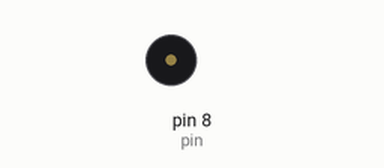
Simulated run of this sketch. Board: Arduino Uno, built with avr-gcc and run on an emulated ATmega328P. On the bench: buzzer (waves = sounding).

Above: at 2.5 s.
At 7.45 s:
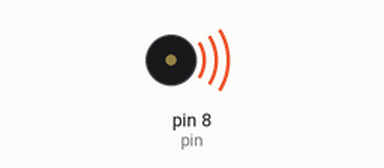
Timing chart, 0 to 7.8 s (numbered marks = the images above):
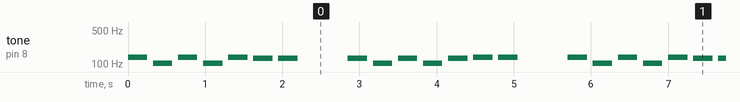

The sketch:

buzzer.ino
```cpp
#include "pitches.h"

const int pin = 8 ;

const int melody[] = {
    NOTE_CS3, NOTE_GS2, NOTE_CS3, NOTE_GS2, NOTE_CS3, NOTE_C3, NOTE_C3
    , NOTE_P
    , NOTE_C3, NOTE_GS2, NOTE_C3, NOTE_GS2, NOTE_C3, NOTE_CS3, NOTE_CS3
    , NOTE_P
    , NOTE_CS3, NOTE_GS2, NOTE_CS3, NOTE_GS2, NOTE_CS3, NOTE_C3, NOTE_C3
    , NOTE_P
    , NOTE_C3, NOTE_GS2, NOTE_C3, NOTE_GS2, NOTE_C3, NOTE_CS3
} ;

const int noteDurations[] = {
    8, 8, 8, 8, 8, 8, 8, 8, 8, 8, 8, 8, 8, 8, 8, 8, 8, 8, 8, 8, 8, 8, 8, 8, 8, 8, 8, 8, 8, 4
} ;


void setup() {
    pinMode(pin, OUTPUT) ;
}

void loop() {
  play() ;
  delay(1000) ;
}

void play() {
    for (int thisNote = 0; thisNote < 30; thisNote++) {
        int noteDuration = 2000 / noteDurations[thisNote] ;
        if (melody[thisNote] == NOTE_P) {
            noTone(pin) ;
            delay(noteDuration) ;
        } else {
            tone(pin, melody[thisNote], noteDuration) ;
        }

        int pauseBetweenNotes = noteDuration * 1.30 ;
        delay(pauseBetweenNotes) ;

        noTone(pin) ;
    }
}
```

pitches.h
```cpp
/*************************************************
 * Public Constants
 *************************************************/
#define NOTE_P   0
#define NOTE_B0  31
#define NOTE_C1  33
#define NOTE_CS1 35
#define NOTE_D1  37
#define NOTE_DS1 39
#define NOTE_E1  41
#define NOTE_F1  44
#define NOTE_FS1 46
#define NOTE_G1  49
#define NOTE_GS1 52
#define NOTE_A1  55
#define NOTE_AS1 58
#define NOTE_B1  62
#define NOTE_C2  65
#define NOTE_CS2 69
#define NOTE_D2  73
#define NOTE_DS2 78
#define NOTE_E2  82
#define NOTE_F2  87
#define NOTE_FS2 93
#define NOTE_G2  98
#define NOTE_GS2 104
#define NOTE_A2  110
#define NOTE_AS2 117
#define NOTE_B2  123
#define NOTE_C3  131
#define NOTE_CS3 139
#define NOTE_D3  147
#define NOTE_DS3 156
#define NOTE_E3  165
#define NOTE_F3  175
#define NOTE_FS3 185
#define NOTE_G3  196
#define NOTE_GS3 208
#define NOTE_A3  220
#define NOTE_AS3 233
#define NOTE_B3  247
#define NOTE_C4  262
#define NOTE_CS4 277
#define NOTE_D4  294
#define NOTE_DS4 311
#define NOTE_E4  330
#define NOTE_F4  349
#define NOTE_FS4 370
#define NOTE_G4  392
#define NOTE_GS4 415
#define NOTE_A4  440
#define NOTE_AS4 466
#define NOTE_B4  494
#define NOTE_C5  523
#define NOTE_CS5 554
#define NOTE_D5  587
#define NOTE_DS5 622
#define NOTE_E5  659
#define NOTE_F5  698
#define NOTE_FS5 740
#define NOTE_G5  784
#define NOTE_GS5 831
#define NOTE_A5  880
#define NOTE_AS5 932
#define NOTE_B5  988
#define NOTE_C6  1047
#define NOTE_CS6 1109
#define NOTE_D6  1175
#define NOTE_DS6 1245
#define NOTE_E6  1319
#define NOTE_F6  1397
#define NOTE_FS6 1480
#define NOTE_G6  1568
#define NOTE_GS6 1661
#define NOTE_A6  1760
#define NOTE_AS6 1865
#define NOTE_B6  1976
#define NOTE_C7  2093
#define NOTE_CS7 2217
#define NOTE_D7  2349
#define NOTE_DS7 2489
#define NOTE_E7  2637
#define NOTE_F7  2794
#define NOTE_FS7 2960
#define NOTE_G7  3136
#define NOTE_GS7 3322
#define NOTE_A7  3520
#define NOTE_AS7 3729
#define NOTE_B7  3951
#define NOTE_C8  4186
#define NOTE_CS8 4435
#define NOTE_D8  4699
#define NOTE_DS8 4978
```

Measured:
- by itself, tone on pin 8 (pin): plays 139 Hz for 0.25 s, 104 Hz for 0.25 s, 139 Hz for 0.25 s, 104 Hz for 0.25 s, 139 Hz for 0.25 s, 131 Hz for 0.25 s … (297 notes in this stretch)
